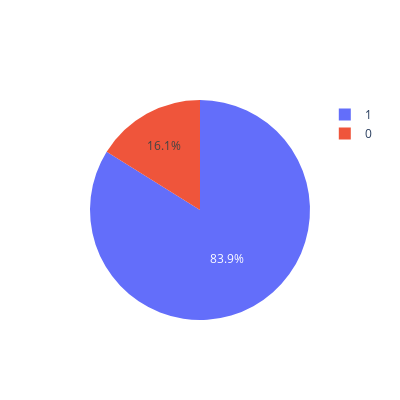

Write notebook code for a chart like this one.
### Code cell
# pie chart for attrition
import plotly.graph_objects as go
fig = go.Figure()
fig.add_trace(go.Pie(labels=df['Attrition'], values=df['Attrition'].value_counts()))
fig.update_layout(autosize=False, width=400, height=400)
fig.show()

### Figure 1 — Plotly figure (JSON) as saved in the notebook; plotly's stock layout.template omitted (floating-point values rounded to 4 significant figures; data arrays with more than 128 entries replaced by an {"elided": "..."} marker saying what was removed)
{"data": [{"labels": {"elided": "1470 int values"}, "type": "pie", "values": [1233, 237]}], "layout": {"autosize": false, "height": 400, "width": 400}}
